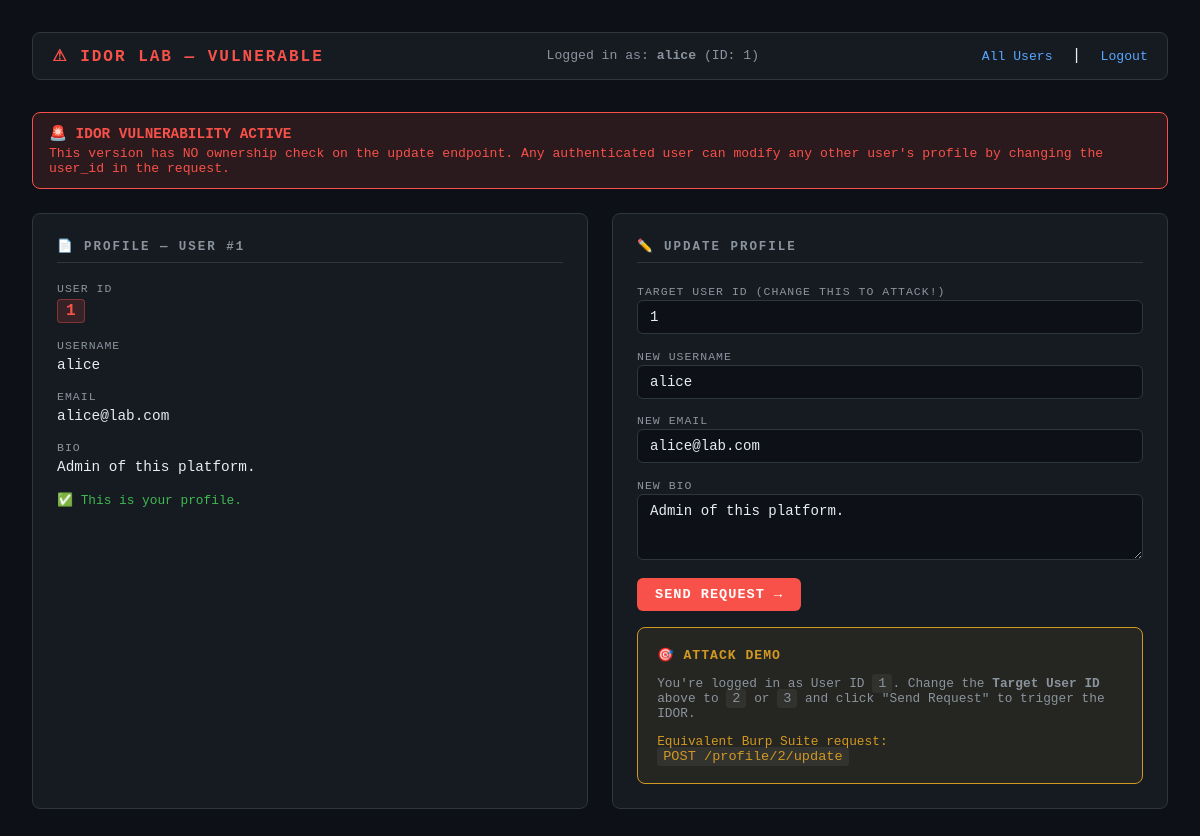
Screenshot of /profile/1 (signed in) with the database file from the repository.
### app.py (models this page shows)
class User(db.Model):
    id       = db.Column(db.Integer, primary_key=True)
    username = db.Column(db.String(80), unique=True, nullable=False)
    email    = db.Column(db.String(120), unique=True, nullable=False)
    password = db.Column(db.String(200), nullable=False)
    bio      = db.Column(db.String(300), default="No bio yet.")

### app.py (the view)
@app.route("/profile/<int:user_id>", methods=["GET"])
def profile(user_id):
    if "user_id" not in session:
        return redirect(url_for("login"))
    user = User.query.get(user_id)
    if not user:
        return "User not found", 404
    return render_template("profile.html",
                           user=user,
                           current_user_id=session["user_id"],
                           vulnerable=True)

### templates/profile.html (shortened to what this page needs)
<!DOCTYPE html>
<html lang="en">
<head>
</head>
<body>
  <nav>
    <span class="brand">⚠ IDOR LAB — VULNERABLE</span>
    <span class="info">Logged in as: <strong>{{ session.username }}</strong> (ID: {{ current_user_id }})</span>
    <span>
      <a href="/users">All Users</a> &nbsp;|&nbsp;
      <a href="/logout">Logout</a>
    </span>
  </nav>
  <div class="vuln-banner">
    <strong>🚨 IDOR VULNERABILITY ACTIVE</strong>
    This version has NO ownership check on the update endpoint.
    Any authenticated user can modify any other user's profile by changing the user_id in the request.
  </div>
  <div class="grid">
    <div class="card">
      <h2>📄 Profile — User #{{ user.id }}</h2>
      <div class="field">
        <label>User ID</label>
        <span class="uid">{{ user.id }}</span>
      </div>
      <div class="field">
        <label>Username</label>
        <span class="val">{{ user.username }}</span>
      </div>
      <div class="field">
        <label>Email</label>
        <span class="val">{{ user.email }}</span>
      </div>
      <div class="field">
        <label>Bio</label>
        <span class="val">{{ user.bio }}</span>
      </div>
      {% if current_user_id == user.id %}
        <p style="color: var(--green); font-size: 0.8rem; margin-top: 1rem;">✅ This is your profile.</p>
      {% else %}
        <p style="color: var(--accent); font-size: 0.8rem; margin-top: 1rem;">⚠️ You are viewing someone else's profile!</p>
      {% endif %}
    </div>
    <div class="card">
      <h2>✏️ Update Profile</h2>
      <label style="font-size:0.72rem; color:var(--muted); text-transform:uppercase; letter-spacing:1px;">
        Target User ID (change this to attack!)
      </label>
      <input type="number" id="target_id" value="{{ user.id }}" min="1"/>
      <label style="font-size:0.72rem; color:var(--muted); text-transform:uppercase; letter-spacing:1px;">New Username</label>
      <input type="text" id="new_username" value="{{ user.username }}"/>
      <label style="font-size:0.72rem; color:var(--muted); text-transform:uppercase; letter-spacing:1px;">New Email</label>
      <input type="text" id="new_email" value="{{ user.email }}"/>
      <label style="font-size:0.72rem; color:var(--muted); text-transform:uppercase; letter-spacing:1px;">New Bio</label>
      <textarea id="new_bio" rows="3">{{ user.bio }}</textarea>
      <button onclick="submitUpdate()">SEND REQUEST →</button>
      <div class="attack-box">
        <h3>🎯 Attack Demo</h3>
        <p style="font-size:0.8rem; color:var(--muted); margin-bottom:0.8rem;">
          You're logged in as User ID <code>{{ current_user_id }}</code>.
          Change the <strong>Target User ID</strong> above to <code>2</code> or <code>3</code>
          and click "Send Request" to trigger the IDOR.
        </p>
        <p style="font-size:0.8rem; color:var(--yellow);">
          Equivalent Burp Suite request:<br/>
          <code>POST /profile/2/update</code>
        </p>
      </div>
    </div>
  </div>
</body>
</html>

### templates/profile.html (style rules this page uses)
*, *::before, *::after { box-sizing: border-box; margin: 0; padding: 0; }
:root { --bg: #0d1117; --surface: #161b22; --border: #30363d; --accent: #f85149; --green: #3fb950; --yellow: #d29922; --blue: #58a6ff; --text: #e6edf3; --muted: #8b949e; }
body { background: var(--bg); color: var(--text); font-family: 'Courier New', monospace; min-height: 100vh; padding: 2rem; }
nav { display: flex; justify-content: space-between; align-items: center; padding: 0.8rem 1.2rem; background: var(--surface); border: 1px solid var(--border); border-radius: 8px; margin-bottom: 2rem; }
nav .brand { color: var(--accent); font-weight: bold; letter-spacing: 2px; }
nav .info { color: var(--muted); font-size: 0.82rem; }
nav a { color: var(--blue); font-size: 0.82rem; text-decoration: none; }
.vuln-banner { background: rgba(248,81,73,0.12); border: 1px solid var(--accent); border-radius: 8px; padding: 12px 16px; margin-bottom: 1.5rem; font-size: 0.82rem; color: var(--accent); }
.vuln-banner strong { display: block; font-size: 0.9rem; margin-bottom: 4px; }
.grid { display: grid; grid-template-columns: 1fr 1fr; gap: 1.5rem; }
.card { background: var(--surface); border: 1px solid var(--border); border-radius: 8px; padding: 1.5rem; }
.card h2 { font-size: 0.78rem; text-transform: uppercase; letter-spacing: 2px; color: var(--muted); margin-bottom: 1.2rem; border-bottom: 1px solid var(--border); padding-bottom: 8px; }
.field { margin-bottom: 1rem; }
.field label { display: block; font-size: 0.72rem; color: var(--muted); text-transform: uppercase; letter-spacing: 1px; margin-bottom: 4px; }
.field .val { color: var(--text); font-size: 0.9rem; }
.uid { display: inline-block; background: rgba(248,81,73,0.15); border: 1px solid rgba(248,81,73,0.4); border-radius: 4px; padding: 2px 8px; color: var(--accent); font-weight: bold; }
input, textarea { width: 100%; background: var(--bg); border: 1px solid var(--border); border-radius: 6px; color: var(--text); padding: 8px 12px; font-family: inherit; font-size: 0.88rem; margin-bottom: 0.8rem; transition: border-color 0.2s; resize: vertical; }
button { background: var(--accent); border: none; border-radius: 6px; color: #fff; padding: 9px 18px; font-family: inherit; font-size: 0.85rem; font-weight: bold; cursor: pointer; letter-spacing: 1px; transition: opacity 0.2s; }
.attack-box { background: rgba(210,153,34,0.08); border: 1px solid var(--yellow); border-radius: 8px; padding: 1.2rem; margin-top: 1rem; }
.attack-box h3 { color: var(--yellow); font-size: 0.82rem; text-transform: uppercase; letter-spacing: 1px; margin-bottom: 0.8rem; }
code { background: rgba(255,255,255,0.06); padding: 2px 6px; border-radius: 3px; font-size: 0.85rem; }

### rows the page displays
User: username "alice", id "1", email "alice@lab.com", bio "Admin of this platform."

### other values shown
{{ current_user_id }} "1"
